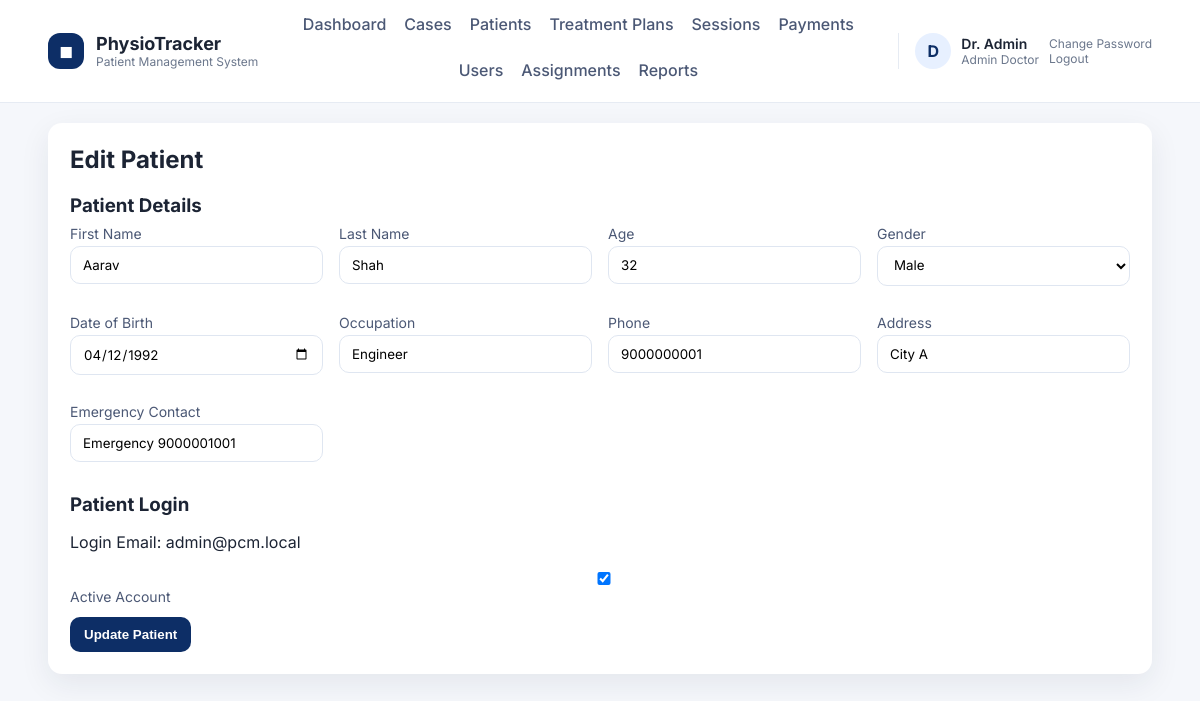
/admin/patient_edit.php?id=1 (signed in), run on the app's committed database.
### tables this page shows
CREATE TABLE users (
    id INT AUTO_INCREMENT PRIMARY KEY,
    role ENUM('admin_doctor','sub_doctor','receptionist','patient') NOT NULL,
    name VARCHAR(120) NOT NULL,
    email VARCHAR(180) NOT NULL UNIQUE,
    password_hash VARCHAR(255) NOT NULL,
    security_question VARCHAR(255) NOT NULL,
    security_answer_hash VARCHAR(255) NOT NULL,
    active TINYINT(1) NOT NULL DEFAULT 1,
    can_view_reports TINYINT(1) NOT NULL DEFAULT 1,
    created_at TIMESTAMP DEFAULT CURRENT_TIMESTAMP
);

CREATE TABLE patients (
    id INT AUTO_INCREMENT PRIMARY KEY,
    user_id INT NULL,
    first_name VARCHAR(80) NOT NULL,
    last_name VARCHAR(80) NOT NULL,
    age INT NULL,
    gender VARCHAR(20),
    dob DATE NULL,
    occupation VARCHAR(120),
    assessment_date DATE NULL,
    dominance VARCHAR(50),
    condition_duration VARCHAR(100),
    phone VARCHAR(40),
    address VARCHAR(255),
    emergency_contact VARCHAR(120),
    chief_complain TEXT,
    history_present_illness TEXT,
    past_medical_history TEXT,
    surgical_history TEXT,
    family_history TEXT,
    socio_economic_status TEXT,
    observation_built TEXT,
    observation_attitude_limb TEXT,
    observation_posture TEXT,
    observation_deformity TEXT,
    aids_applications TEXT,
    gait TEXT,
    palpation_tenderness TEXT,
    palpation_oedema VARCHAR(50),
    palpation_warmth TEXT,
    palpation_crepitus TEXT,
    examination_rom TEXT,
    muscle_power TEXT,
    muscle_bulk TEXT,
    ligament_instability TEXT,
    pain_type TEXT,
    pain_site TEXT,
    pain_nature TEXT,
    pain_aggravating_factor TEXT,
    pain_relieving_factor TEXT,
    pain_measurement TINYINT NULL,
    gait_assessment TEXT,
    diagnosis TEXT,
    treatment_goals TEXT,
    created_by INT NULL,
    created_at TIMESTAMP DEFAULT CURRENT_TIMESTAMP,
    FOREIGN KEY (user_id) REFERENCES users(id) ON DELETE SET NULL
);

### db.php (called while the page is built, shortened)
<?php
function db(): PDO
{
    static $pdo = null;
    if ($pdo === null) {
        $dsn = 'mysql:host=' . DB_HOST . ';dbname=' . DB_NAME . ';charset=utf8mb4';
        $pdo = new PDO($dsn, DB_USER, DB_PASS, [
            PDO::ATTR_ERRMODE => PDO::ERRMODE_EXCEPTION,
            PDO::ATTR_DEFAULT_FETCH_MODE => PDO::FETCH_ASSOC,
        ]);
    }
    return $pdo;
}

### auth.php (called while the page is built, shortened)
<?php
require_once __DIR__ . '/db.php';
require_once __DIR__ . '/helpers.php';
function current_user(): ?array
{
    $stmt = db()->prepare('SELECT * FROM users WHERE id = ?');
    $stmt->execute([$_SESSION['user_id']]);
    $user = $stmt->fetch();
    return $user ?: null;
}

### helpers.php (called while the page is built, shortened)
<?php
require_once __DIR__ . '/db.php';
function e(string $value): string
{
    return htmlspecialchars($value, ENT_QUOTES, 'UTF-8');
}

### admin/patient_edit.php (the view, shortened to what this page needs)
<?php
require_once __DIR__ . '/../auth.php';
require_once __DIR__ . '/../helpers.php';
$pdo = db();
$id = (int) ($_GET['id'] ?? 0);
$stmt = $pdo->prepare('SELECT * FROM patients WHERE id = ?');
$stmt->execute([$id]);
$patient = $stmt->fetch();
require __DIR__ . '/../layout/header.php';
?>
<h2>Edit Patient</h2>
<form method="post">
    <h3>Patient Details</h3>
    <div class="grid">
        <label>First Name
            <input name="first_name" value="<?php echo e($patient['first_name']); ?>" required>
        </label>
        <label>Last Name
            <input name="last_name" value="<?php echo e($patient['last_name']); ?>" required>
        </label>
        <label>Age
            <input type="number" name="age" min="0" value="<?php echo e($patient['age']); ?>">
        </label>
        <label>Gender
            <select name="gender">
                <?php foreach (['Male','Female','Other'] as $g): ?>
                    <option value="<?php echo $g; ?>" <?php if ($patient['gender'] === $g) echo 'selected'; ?>><?php echo $g; ?></option>
                <?php endforeach; ?>
            </select>
        </label>
        <label>Date of Birth
            <input type="date" name="dob" value="<?php echo e($patient['dob']); ?>">
        </label>
        <label>Occupation
            <input name="occupation" value="<?php echo e($patient['occupation']); ?>">
        </label>
        <label>Phone
            <input name="phone" value="<?php echo e($patient['phone']); ?>">
        </label>
        <label>Address
            <input name="address" value="<?php echo e($patient['address']); ?>">
        </label>
        <label>Emergency Contact
            <input name="emergency_contact" value="<?php echo e($patient['emergency_contact']); ?>">
        </label>
    </div>
    <h3>Patient Login</h3>
    <?php if ($user): ?>
        <p>Login Email: <?php echo e($user['email']); ?></p>
        <label><input type="checkbox" name="active" value="1" <?php if ((int) $user['active'] === 1) echo 'checked'; ?>> Active Account</label>
    <?php endif; ?>
    <button class="btn" type="submit">Update Patient</button>
</form>
<?php require __DIR__ . '/../layout/footer.php'; ?>

### layout/header.php (shortened to what this page needs)
<?php
require_once __DIR__ . '/../auth.php';
require_once __DIR__ . '/../helpers.php';
$user = current_user();
$role = $user['role'] ?? '';
$menu = [];
if ($user) {
    if ($role === 'admin_doctor') {
        $menu = [
            'Dashboard' => 'admin/dashboard.php',
            'Cases' => 'admin/cases.php',
            'Patients' => 'admin/patients.php',
            'Treatment Plans' => 'admin/treatment_plans.php',
            'Sessions' => 'admin/sessions.php',
            'Payments' => 'admin/payments.php',
            'Users' => 'admin/users.php',
            'Assignments' => 'admin/assignments.php',
        ];
        if ((int) $user['can_view_reports'] === 1) {
            $menu['Reports'] = 'admin/reports.php';
        }
    } elseif ($role === 'sub_doctor') {
        $menu = [
            'Dashboard' => 'subdoctor/dashboard.php',
            'Assigned Patients' => 'subdoctor/patients.php',
            'Session Notes' => 'subdoctor/sessions.php',
        ];
    } elseif ($role === 'receptionist') {
        $menu = [
            'Dashboard' => 'receptionist/dashboard.php',
            'Register Patients' => 'receptionist/patients.php',
            'Payments' => 'receptionist/payments.php',
        ];
    }
}
?>
<!doctype html>
<html>
<head>
    <?php $cssVersion = @filemtime(__DIR__ . '/../assets/style.css') ?: time(); ?>
    <link rel="stylesheet" href="<?php echo BASE_URL; ?>assets/style.css?v=<?php echo $cssVersion; ?>">
</head>
<body>
<header class="site-header">
    <div class="header-inner">
        <div class="brand">
            <div class="brand-mark">◼︎</div>
            <div>
                <div class="brand-title">PhysioTracker</div>
                <div class="brand-subtitle">Patient Management System</div>
            </div>
        </div>
        <nav class="main-nav">
            <?php if ($user): ?>
                <?php foreach ($menu as $label => $path): ?>
                    <a href="<?php echo BASE_URL . $path; ?>"><?php echo e($label); ?></a>
                <?php endforeach; ?>
            <?php else: ?>
                <a href="<?php echo BASE_URL; ?>login.php">Login</a>
            <?php endif; ?>
        </nav>
        <?php if ($user): ?>
            <div class="user-chip">
                <div class="user-avatar"><?php echo e(strtoupper(substr($user['name'], 0, 1))); ?></div>
                <div>
                    <div class="user-name"><?php echo e($user['name']); ?></div>
                    <div class="user-role"><?php echo e(str_replace('_', ' ', $role)); ?></div>
                </div>
                <div class="user-actions">
                    <a href="<?php echo BASE_URL; ?>change_password.php">Change Password</a>
                    <a href="<?php echo BASE_URL; ?>logout.php">Logout</a>
                </div>
            </div>
        <?php endif; ?>
    </div>
</header>
<main class="page">
    <div class="container">

### assets/style.css (style rules this page uses)
:root { --bg: #f5f7fb; --card: #ffffff; --text: #1c2434; --muted: #6b778c; --primary: #0d2e66; --primary-100: #e7f0ff; --border: #e6ebf3; --shadow: 0 10px 30px rgba(23, 36, 58, 0.08); --radius: 14px; }
* { box-sizing: border-box; }
body { font-family: "Inter", Arial, sans-serif; margin: 0; background: var(--bg); color: var(--text); }
a { color: inherit; }
.site-header { background: #ffffff; border-bottom: 1px solid var(--border); position: sticky; top: 0; z-index: 20; }
.header-inner { width: 92%; max-width: 1280px; margin: 0 auto; display: flex; align-items: center; justify-content: space-between; gap: 18px; padding: 14px 0; flex-wrap: wrap; }
.brand { display: flex; align-items: center; gap: 12px; }
.brand-mark { background: var(--primary); color: #fff; width: 36px; height: 36px; display: grid; place-items: center; border-radius: 12px; font-weight: 700; }
.brand-title { font-weight: 700; font-size: 18px; }
.brand-subtitle { font-size: 12px; color: var(--muted); }
.main-nav { display: flex; gap: 18px; flex-wrap: wrap; justify-content: center; flex: 1; }
.main-nav a { text-decoration: none; font-weight: 500; color: #4b5875; padding-bottom: 6px; border-bottom: 2px solid transparent; }
.user-chip { display: flex; align-items: center; gap: 10px; border-left: 1px solid var(--border); padding-left: 16px; }
.user-avatar { width: 36px; height: 36px; border-radius: 50%; background: var(--primary-100); display: grid; place-items: center; font-weight: 700; color: var(--primary); }
.user-name { font-weight: 600; font-size: 14px; }
.user-role { font-size: 12px; color: var(--muted); text-transform: capitalize; }
.user-actions a { display: block; font-size: 12px; color: var(--muted); text-decoration: none; }
.page { padding: 20px 0 40px; }
.container { width: 92%; max-width: 1280px; margin: 0 auto; background: var(--card); padding: 22px; border-radius: var(--radius); box-shadow: var(--shadow); }
h2 { margin-top: 0; color: var(--text); }
h3 { margin-bottom: 8px; color: var(--text); }
.grid { display: grid; grid-template-columns: repeat(1, minmax(0, 1fr)); gap: 16px; }
.btn { display: inline-flex; align-items: center; justify-content: center; padding: 10px 14px; background: var(--primary); color: #fff; text-decoration: none; border-radius: 10px; border: 0; cursor: pointer; font-weight: 600; white-space: nowrap; }
input, select, textarea { width: 100%; padding: 10px 12px; margin-top: 4px; border: 1px solid #dfe6f1; border-radius: 10px; background: #fff; font-family: inherit; }
label { display: block; margin-bottom: 12px; font-size: 14px; color: #4b5875; }
@media (min-width: 640px) { .grid { grid-template-columns: repeat(2, minmax(0, 1fr)); } }
@media (min-width: 768px) { .grid { grid-template-columns: repeat(4, minmax(0, 1fr)); } }

### data on the page
users: name "D", name "Dr. Admin", role "Admin Doctor", email "admin@pcm.local", active "☑"
patients: first_name "Aarav", last_name "Shah", age "32", gender "Male", dob "04/12/1992", occupation "Engineer", phone "9000000001", address "City A", emergency_contact "Emergency 9000001001"

### other printed values
$label "Dashboard"
$label "Cases"
$label "Patients"
$label "Treatment Plans"
$label "Sessions"
$label "Payments"
$label "Users"
$label "Assignments"
$label "Reports"
